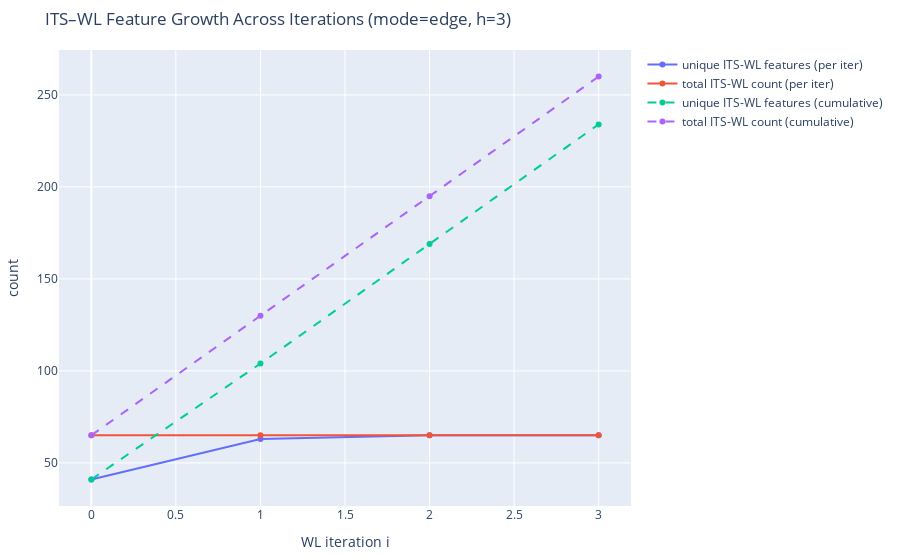

This figure's notebook cell:
### Markdown cell above
### ITS–WL Feature Growth Across Iterations
This plot shows how the number of ITS–WL features evolves across WL iterations.
It illustrates how increasing neighborhood depth enriches the ITS representation
until the feature set saturates.

### Code cell
fig = plot_its_wl_feature_growth_from_rsmi(rsmi, h=3, mode="edge")
fig.show()

### Figure 1 — Plotly figure (JSON) as saved in the notebook; plotly's stock layout.template omitted (floating-point values rounded to 4 significant figures)
{"data": [{"mode": "lines+markers", "name": "unique ITS-WL features (per iter)", "type": "scatter", "x": [0, 1, 2, 3], "y": [41, 63, 65, 65]}, {"mode": "lines+markers", "name": "total ITS-WL count (per iter)", "type": "scatter", "x": [0, 1, 2, 3], "y": [65, 65, 65, 65]}, {"line": {"dash": "dash"}, "mode": "lines+markers", "name": "unique ITS-WL features (cumulative)", "type": "scatter", "x": [0, 1, 2, 3], "y": [41, 104, 169, 234]}, {"line": {"dash": "dash"}, "mode": "lines+markers", "name": "total ITS-WL count (cumulative)", "type": "scatter", "x": [0, 1, 2, 3], "y": [65, 130, 195, 260]}], "layout": {"margin": {"b": 30, "l": 30, "r": 30, "t": 50}, "showlegend": true, "title": {"text": "ITS–WL Feature Growth Across Iterations (mode=edge, h=3)"}, "xaxis": {"title": {"text": "WL iteration i"}}, "yaxis": {"title": {"text": "count"}}}}
